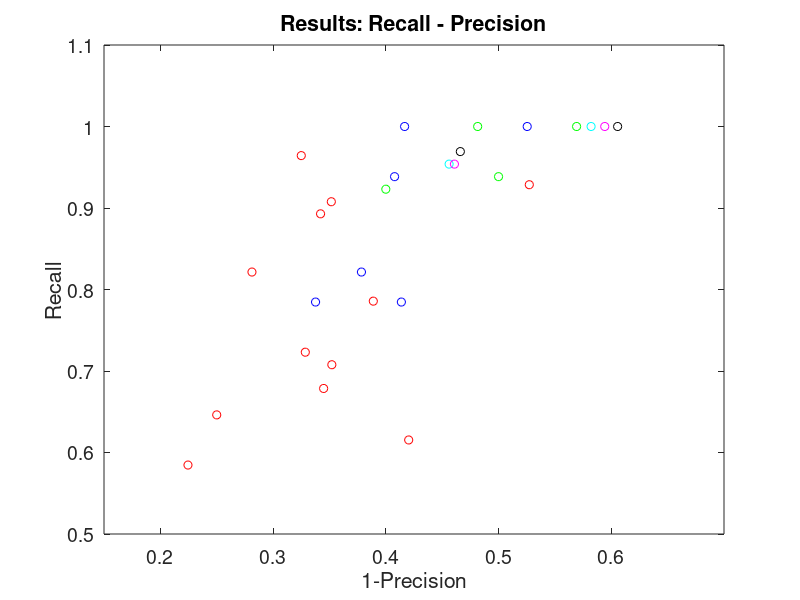

This chart was generated by the following MATLAB code:
clear all;
close all;

TP = [47 38 40 46 59 42 26 22 23 19 25 27];
FP = [23 11 29 25 32 14 29 14 9 10 13 13];
FN = [18 27 25 19 6 23 2 6 5 9 3 1];

TP_2 = [51 51 61 28 23 28];
FP_2 = [26 36 42 31 14 20];
FN_2 = [14 14 4 0 5 0];

TP_3 = [60 61 28 28];
FP_3 = [40 61 37 26];
FN_3 = [5 4 0 0];

TP_4 = [62 28];
FP_4 = [52 39];
FN_4 = [3 0];

TP_5 = [62 28];
FP_5 = [53 41];
FN_5 = [3 0];

TP_6 = [63 28];
FP_6 = [55 43];
FN_6 = [2 0];

RECALL = TP./(TP+FN);
PRECISION = TP./(TP+FP);

RECALL_2 = TP_2./(TP_2+FN_2);
PRECISION_2 = TP_2./(TP_2+FP_2);

RECALL_3 = TP_3./(TP_3+FN_3);
PRECISION_3 = TP_3./(TP_3+FP_3);

RECALL_4 = TP_4./(TP_4+FN_4);
PRECISION_4 = TP_4./(TP_4+FP_4);

RECALL_5 = TP_5./(TP_5+FN_5);
PRECISION_5 = TP_5./(TP_5+FP_5);

RECALL_6 = TP_6./(TP_6+FN_6);
PRECISION_6 = TP_6./(TP_6+FP_6);

figure();
plot(1-PRECISION,RECALL,'or',1-PRECISION_2,RECALL_2,'ob',1-PRECISION_3,RECALL_3,'og',1-PRECISION_4,RECALL_4,'oc',1-PRECISION_5,RECALL_5,'om',1-PRECISION_6,RECALL_6,'ok');
% 1 = r?d, 2 = bl?, 3 = gr?n, 4 = cyan, 5 = magenta, 6 = sort
axis([0.15 0.7 0.5 1.1]);
set(gca,'fontsize',14);
xlabel('1-Precision');
ylabel('Recall');
title('Results: Recall - Precision');